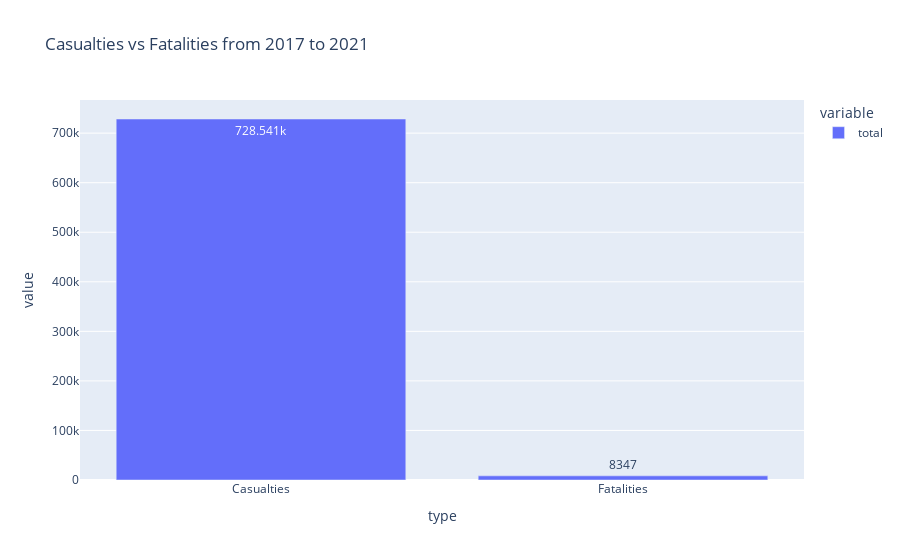

Notebook source saved alongside this figure:
### Code cell
fig = px.bar(dfaf1, text_auto=True, title='Casualties vs Fatalities from 2017 to 2021')

fig.show()

### Figure 1 — Plotly figure (JSON) as saved in the notebook; plotly's stock layout.template omitted (floating-point values rounded to 4 significant figures)
{"data": [{"alignmentgroup": "True", "hovertemplate": "variable=total<br>type=%{x}<br>value=%{y}<extra></extra>", "legendgroup": "total", "marker": {"color": "#636efa", "pattern": {"shape": ""}}, "name": "total", "offsetgroup": "total", "orientation": "v", "showlegend": true, "textposition": "auto", "texttemplate": "%{y}", "type": "bar", "x": ["Casualties", "Fatalities"], "xaxis": "x", "y": [728541, 8347], "yaxis": "y"}], "layout": {"barmode": "relative", "legend": {"title": {"text": "variable"}, "tracegroupgap": 0}, "title": {"text": "Casualties vs Fatalities from 2017 to 2021"}, "xaxis": {"anchor": "y", "domain": [0, 1], "title": {"text": "type"}}, "yaxis": {"anchor": "x", "domain": [0, 1], "title": {"text": "value"}}}}
